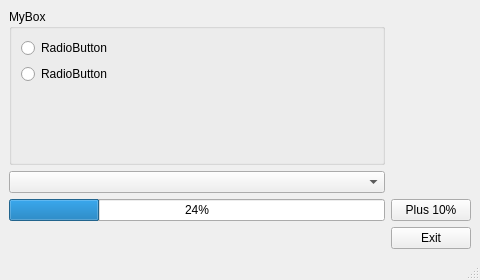
<?xml version="1.0" encoding="UTF-8"?>
<ui version="4.0">
 <class>MainWindow</class>
 <widget class="QMainWindow" name="MainWindow">
  <property name="geometry">
   <rect>
    <x>0</x>
    <y>0</y>
    <width>480</width>
    <height>280</height>
   </rect>
  </property>
  <property name="windowTitle">
   <string>MainWindow</string>
  </property>
  <widget class="QWidget" name="centralwidget">
   <layout class="QGridLayout" name="gridLayout">
    <item row="0" column="0">
     <widget class="QGroupBox" name="groupBox">
      <property name="title">
       <string>MyBox</string>
      </property>
      <layout class="QFormLayout" name="formLayout">
       <item row="0" column="0">
        <widget class="QRadioButton" name="rb_unk1">
         <property name="text">
          <string>RadioButton</string>
         </property>
        </widget>
       </item>
       <item row="1" column="0">
        <widget class="QRadioButton" name="rb_unk2">
         <property name="text">
          <string>RadioButton</string>
         </property>
        </widget>
       </item>
      </layout>
     </widget>
    </item>
    <item row="1" column="0">
     <widget class="QComboBox" name="cb_rndTxt"/>
    </item>
    <item row="2" column="1">
     <widget class="QPushButton" name="pb_10plus">
      <property name="text">
       <string>Plus 10%</string>
      </property>
     </widget>
    </item>
    <item row="3" column="1">
     <widget class="QPushButton" name="pb_exit">
      <property name="text">
       <string>Exit</string>
      </property>
     </widget>
    </item>
    <item row="2" column="0">
     <widget class="QProgressBar" name="prbr_for10">
      <property name="value">
       <number>24</number>
      </property>
     </widget>
    </item>
   </layout>
  </widget>
  <widget class="QMenuBar" name="menubar">
   <property name="geometry">
    <rect>
     <x>0</x>
     <y>0</y>
     <width>480</width>
     <height>22</height>
    </rect>
   </property>
  </widget>
  <widget class="QStatusBar" name="statusbar"/>
 </widget>
 <resources/>
 <connections>
  <connection>
   <sender>pb_exit</sender>
   <signal>clicked()</signal>
   <receiver>MainWindow</receiver>
   <slot>close()</slot>
   <hints>
    <hint type="sourcelabel">
     <x>433</x>
     <y>237</y>
    </hint>
    <hint type="destinationlabel">
     <x>239</x>
     <y>139</y>
    </hint>
   </hints>
  </connection>
 </connections>
</ui>
